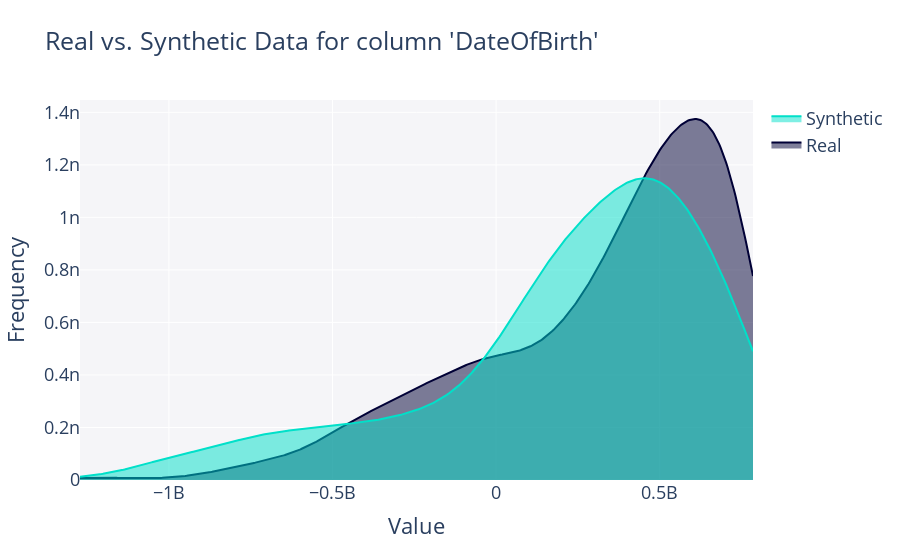

The notebook cell saved with this chart:
### Code cell
get_column_plot(
    real_data=df_train,
    synthetic_data=synthetic_data_ctgan,
    column_name='DateOfBirth',
    plot_type='distplot'
).show(renderer="vscode")

### Figure 1 — Plotly figure (JSON) as saved in the notebook; plotly's stock layout.template omitted (floating-point values rounded to 4 significant figures; data arrays with more than 128 entries replaced by an {"elided": "..."} marker saying what was removed)
{"data": [{"fill": "tozeroy", "hovertemplate": "<b>Real</b><br>Frequency: %{y}<extra></extra>", "legendgroup": "Real", "marker": {"color": "#000036"}, "mode": "lines", "name": "Real", "showlegend": true, "type": "scatter", "x": {"elided": "500 float values"}, "xaxis": "x", "y": {"elided": "500 float values"}, "yaxis": "y"}, {"fill": "tozeroy", "hovertemplate": "<b>Synthetic</b><br>Frequency: %{y}<extra></extra>", "legendgroup": "Synthetic", "marker": {"color": "#01E0C9"}, "mode": "lines", "name": "Synthetic", "showlegend": true, "type": "scatter", "x": {"elided": "500 float values"}, "xaxis": "x", "y": {"elided": "500 float values"}, "yaxis": "y"}], "layout": {"barmode": "overlay", "font": {"size": 18}, "hovermode": "closest", "legend": {"traceorder": "reversed"}, "plot_bgcolor": "#F5F5F8", "title": {"text": "Real vs. Synthetic Data for column 'DateOfBirth'"}, "xaxis": {"anchor": "y2", "domain": [0, 1], "title": {"text": "Value"}, "zeroline": false}, "yaxis": {"anchor": "free", "domain": [0, 1], "position": 0, "title": {"text": "Frequency"}}}}
